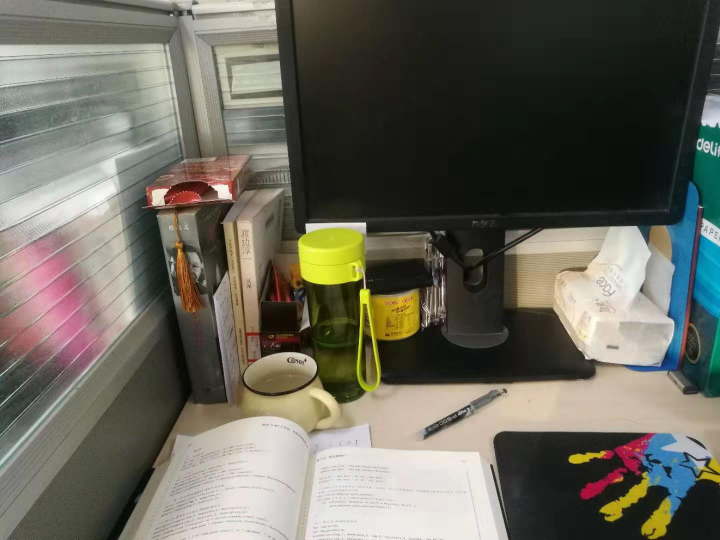
//> input picture SLAM_LEARNIG/ORB_Learning/11.jpg, 1440 x 1080 px (shown at 1/2 size)
$ ./triangulation 11.jpg 12.jpg   (built with g++ and OpenCV 4)
//> lines starting //> are read from the running program, lines starting //| are printed output that depends on the picture; after the words box and inside, x2 and y2 are one past the last pixel; in counts of white or black regions, pixels touching at a corner belong together
#include <iostream>
#include <opencv2/opencv.hpp>
#include <opencv2/imgcodecs.hpp>
// #include "extra.h" // used in opencv2
using namespace std;
using namespace cv;

void find_feature_matches(
  const Mat &img_1, const Mat &img_2,
  std::vector<KeyPoint> &keypoints_1,
  std::vector<KeyPoint> &keypoints_2,
  std::vector<DMatch> &matches);

void pose_estimation_2d2d(
  const std::vector<KeyPoint> &keypoints_1,
  const std::vector<KeyPoint> &keypoints_2,
  const std::vector<DMatch> &matches,
  Mat &R, Mat &t);

void triangulation(
  const vector<KeyPoint> &keypoint_1,
  const vector<KeyPoint> &keypoint_2,
  const std::vector<DMatch> &matches,
  const Mat &R, const Mat &t,
  vector<Point3d> &points
);

/// 作图用
inline cv::Scalar get_color(float depth) {
  float up_th = 50, low_th = 10, th_range = up_th - low_th;
  if (depth > up_th) depth = up_th;
  if (depth < low_th) depth = low_th;
  return cv::Scalar(255 * depth / th_range, 0, 255 * (1 - depth / th_range));
}

// 像素坐标转相机归一化坐标
Point2f pixel2cam(const Point2d &p, const Mat &K);

int main(int argc, char **argv) {
  if (argc != 3) {
    cout << "usage: triangulation img1 img2" << endl;
    return 1;
  }
  //-- 读取图像
  Mat img_1 = imread(argv[1], IMREAD_COLOR);
//> img_1 is the input picture: 1080 rows x 1440 cols, CV_8UC3; mean B, G, R 91.6, 102.9, 105
  Mat img_2 = imread(argv[2], IMREAD_COLOR);
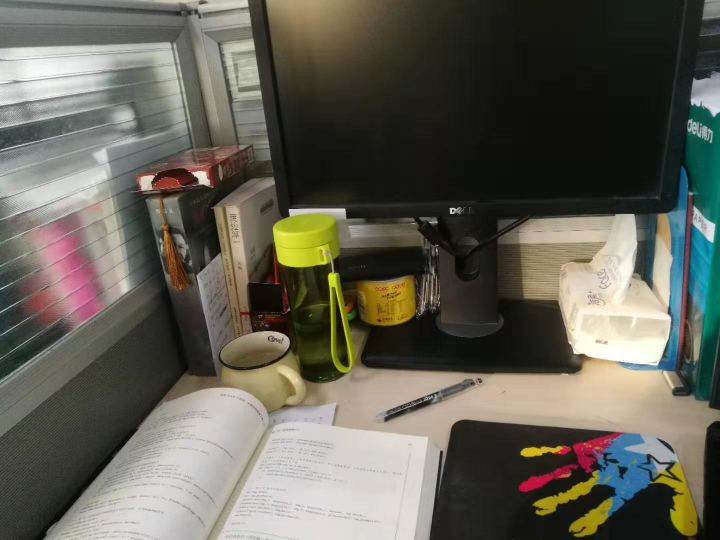
//> input picture SLAM_LEARNIG/ORB_Learning/12.jpg, 1440 x 1080 px (shown at 1/2 size)
//> img_2 is the input picture: 1080 rows x 1440 cols, CV_8UC3; mean B, G, R 85.3, 96.5, 98.3

  vector<KeyPoint> keypoints_1, keypoints_2;
  vector<DMatch> matches;
  find_feature_matches(img_1, img_2, keypoints_1, keypoints_2, matches);
  cout << "一共找到了" << matches.size() << "组匹配点" << endl;

  //-- 估计两张图像间运动
  Mat R, t;
  pose_estimation_2d2d(keypoints_1, keypoints_2, matches, R, t);

  //-- 三角化
  vector<Point3d> points;
  triangulation(keypoints_1, keypoints_2, matches, R, t, points);

  //-- 验证三角化点与特征点的重投影关系
  Mat K = (Mat_<double>(3, 3) << 520.9, 0, 325.1, 0, 521.0, 249.7, 0, 0, 1);
  Mat img1_plot = img_1.clone();
  Mat img2_plot = img_2.clone();
  for (int i = 0; i < matches.size(); i++) {
    // 第一个图
    float depth1 = points[i].z;
    cout << "depth: " << depth1 << endl;
    Point2d pt1_cam = pixel2cam(keypoints_1[matches[i].queryIdx].pt, K);
    cv::circle(img1_plot, keypoints_1[matches[i].queryIdx].pt, 2, get_color(depth1), 2);

    // 第二个图
    Mat pt2_trans = R * (Mat_<double>(3, 1) << points[i].x, points[i].y, points[i].z) + t;
    float depth2 = pt2_trans.at<double>(2, 0);
    cv::circle(img2_plot, keypoints_2[matches[i].trainIdx].pt, 2, get_color(depth2), 2);
  }
  cv::imshow("img 1", img1_plot);
  cv::imshow("img 2", img2_plot);
  cv::waitKey();

  return 0;
}

void find_feature_matches(const Mat &img_1, const Mat &img_2,
                          std::vector<KeyPoint> &keypoints_1,
                          std::vector<KeyPoint> &keypoints_2,
                          std::vector<DMatch> &matches) {
  //-- 初始化
  Mat descriptors_1, descriptors_2;
  // used in OpenCV3
  Ptr<FeatureDetector> detector = ORB::create();
  Ptr<DescriptorExtractor> descriptor = ORB::create();
  // use this if you are in OpenCV2
  // Ptr<FeatureDetector> detector = FeatureDetector::create ( "ORB" );
  // Ptr<DescriptorExtractor> descriptor = DescriptorExtractor::create ( "ORB" );
  Ptr<DescriptorMatcher> matcher = DescriptorMatcher::create("BruteForce-Hamming");
  //-- 第一步:检测 Oriented FAST 角点位置
  detector->detect(img_1, keypoints_1);
//> keypoints_1 = 500 keypoints; strongest (x, y, size): (730, 446, 37.2), (611, 448, 31), (332, 407, 31), (612, 448, 37.2)
  detector->detect(img_2, keypoints_2);
//> keypoints_2 = 500 keypoints; strongest (x, y, size): (901, 426, 31), (900, 423, 44.6), (905, 420, 31), (578, 419, 31)

  //-- 第二步:根据角点位置计算 BRIEF 描述子
  descriptor->compute(img_1, keypoints_1, descriptors_1);
  descriptor->compute(img_2, keypoints_2, descriptors_2);

  //-- 第三步:对两幅图像中的BRIEF描述子进行匹配，使用 Hamming 距离
  vector<DMatch> match;
  // BFMatcher matcher ( NORM_HAMMING );
  matcher->match(descriptors_1, descriptors_2, match);
//> match = 500 matches

  //-- 第四步:匹配点对筛选
  double min_dist = 10000, max_dist = 0;

  //找出所有匹配之间的最小距离和最大距离, 即是最相似的和最不相似的两组点之间的距离
  for (int i = 0; i < descriptors_1.rows; i++) {
    double dist = match[i].distance;
    if (dist < min_dist) min_dist = dist;
    if (dist > max_dist) max_dist = dist;
  }
//> this loop made 500 passes
//> (dist, min_dist, max_dist) on pass 1: (37, 37, 37)
//> (dist, max_dist) on passes 2, 3, 4, 23, 26, 27: (52, 52), (61, 61), (66, 66), (71, 71), (77, 77), (78, 78)
//> after the loop, min_dist = 10; max_dist = 85

  printf("-- Max dist : %f \n", max_dist);
//| -- Max dist : 85.000000
  printf("-- Min dist : %f \n", min_dist);
//| -- Min dist : 10.000000

  //当描述子之间的距离大于两倍的最小距离时,即认为匹配有误.但有时候最小距离会非常小,设置一个经验值30作为下限.
  for (int i = 0; i < descriptors_1.rows; i++) {
    if (match[i].distance <= max(2 * min_dist, 30.0)) {
      matches.push_back(match[i]);
    }
  }
//> in main, `find_feature_matches(img_1, img_2, keypoints_1, keypoints_2, matches);`: matches = 35 matches
//| 一共找到了35组匹配点
}

void pose_estimation_2d2d(
  const std::vector<KeyPoint> &keypoints_1,
  const std::vector<KeyPoint> &keypoints_2,
  const std::vector<DMatch> &matches,
  Mat &R, Mat &t) {
  // 相机内参,TUM Freiburg2
  Mat K = (Mat_<double>(3, 3) << 520.9, 0, 325.1, 0, 521.0, 249.7, 0, 0, 1);

  //-- 把匹配点转换为vector<Point2f>的形式
  vector<Point2f> points1;
  vector<Point2f> points2;

  for (int i = 0; i < (int) matches.size(); i++) {
    points1.push_back(keypoints_1[matches[i].queryIdx].pt);
    points2.push_back(keypoints_2[matches[i].trainIdx].pt);
  }
//> this loop made 35 passes

  //-- 计算本质矩阵
  Point2d principal_point(325.1, 249.7);        //相机主点, TUM dataset标定值
  int focal_length = 521;            //相机焦距, TUM dataset标定值
  Mat essential_matrix;
  essential_matrix = findEssentialMat(points1, points2, focal_length, principal_point);
//> essential_matrix = [[0.00802, -0.00741, -0.118], [0.046, -0.0518, -0.694], [0.11, 0.697, -0.0445]]

  //-- 从本质矩阵中恢复旋转和平移信息.
  recoverPose(essential_matrix, points1, points2, R, t, focal_length, principal_point);
//> R = [[0.998, 0.0162, 0.0669], [-0.0112, 0.997, -0.0752], [-0.0679, 0.0743, 0.995]]; t = [-0.986, 0.167, 0.00196]
}

void triangulation(
  const vector<KeyPoint> &keypoint_1,
  const vector<KeyPoint> &keypoint_2,
  const std::vector<DMatch> &matches,
  const Mat &R, const Mat &t,
  vector<Point3d> &points) {
  Mat T1 = (Mat_<float>(3, 4) <<
    1, 0, 0, 0,
    0, 1, 0, 0,
    0, 0, 1, 0);
  Mat T2 = (Mat_<float>(3, 4) <<
    R.at<double>(0, 0), R.at<double>(0, 1), R.at<double>(0, 2), t.at<double>(0, 0),
    R.at<double>(1, 0), R.at<double>(1, 1), R.at<double>(1, 2), t.at<double>(1, 0),
    R.at<double>(2, 0), R.at<double>(2, 1), R.at<double>(2, 2), t.at<double>(2, 0)
  );
//> T2 = [[0.998, 0.0162, 0.0669, -0.986], [-0.0112, 0.997, -0.0752, 0.167], [-0.0679, 0.0743, 0.995, 0.00196]]

  Mat K = (Mat_<double>(3, 3) << 520.9, 0, 325.1, 0, 521.0, 249.7, 0, 0, 1);
  vector<Point2f> pts_1, pts_2;
  for (DMatch m:matches) {
    // 将像素坐标转换至相机坐标
    pts_1.push_back(pixel2cam(keypoint_1[m.queryIdx].pt, K));
    pts_2.push_back(pixel2cam(keypoint_2[m.trainIdx].pt, K));
  }

  Mat pts_4d;
  cv::triangulatePoints(T1, T2, pts_1, pts_2, pts_4d);

  // 转换成非齐次坐标
  for (int i = 0; i < pts_4d.cols; i++) {
    Mat x = pts_4d.col(i);
    x /= x.at<float>(3, 0); // 归一化
    Point3d p(
      x.at<float>(0, 0),
      x.at<float>(1, 0),
      x.at<float>(2, 0)
    );
    points.push_back(p);
  }
//> this loop made 35 passes
//> x on passes 1 to 12: [3.3, 6.22, 6.87, 1], [3.43, 6.02, 6.61, 1], [4.51, 2.17, 5.81, 1], [4.63, 4.09, 2.72, 1], [1.58, 1.48, 6.43, 1], [4.53, 2.18, 5.84, 1], [3.32, 6.28, 6.93, 1], [5.3, 4.39, 3.39, 1], [6.54, 5.08, 4.99, 1], [5.51, 4.31, 3.36, 1], [5.52, 4.32, 3.37, 1], [0.143, 2.02, 8.04, 1]
//> in main, `triangulation(keypoints_1, keypoints_2, matches, R, t, points);`: points = 35 Point3s, first 12: [3.3, 6.22, 6.87], [3.43, 6.02, 6.61], [4.51, 2.17, 5.81], [4.63, 4.09, 2.72], [1.58, 1.48, 6.43], [4.53, 2.18, 5.84], [3.32, 6.28, 6.93], [5.3, 4.39, 3.39], [6.54, 5.08, 4.99], [5.51, 4.31, 3.36], [5.52, 4.32, 3.37], [0.143, 2.02, 8.04]
//> the loop in main, `for (int i = 0; i < matches.size(); i++)` made 35 passes
//> (depth1, pt1_cam, pt2_trans, depth2) on passes 1 to 12: (6.87, Point(0.48, 0.905), [2.87, 5.82, 7.08], 7.08), (6.61, Point(0.518, 0.91), [2.97, 5.63, 6.79], 6.79), (5.81, Point(0.777, 0.377), [3.94, 1.84, 5.64], 5.64), (2.72, Point(1.7, 1.5), [3.88, 3.99, 2.7], 2.7), (6.43, Point(0.246, 0.231), [1.04, 1.15, 6.4], 6.4), (5.84, Point(0.777, 0.378), [3.96, 1.85, 5.67], 5.67), (6.93, Point(0.479, 0.905), [2.9, 5.87, 7.14], 7.14), (3.39, Point(1.56, 1.29), [4.6, 4.23, 3.34], 3.34), (4.99, Point(1.31, 1.02), [5.95, 4.78, 4.9], 4.9), (3.36, Point(1.64, 1.28), [4.81, 4.15, 3.29], 3.29), (3.37, Point(1.64, 1.28), [4.81, 4.16, 3.3], 3.3), (8.04, Point(0.0172, 0.248), [-0.272, 1.57, 8.15], 8.15)
//| depth: 6.87311
//| depth: 6.61027
//| depth: 5.81216
//| depth: 2.72216
//| depth: 6.42959
//| depth: 5.844
//| depth: 6.93189
//| depth: 3.39193
//> (output is shown up to pass 8 of 35)
//> after the loop in main, `for (int i = 0; i < matches.size(); i++)`:
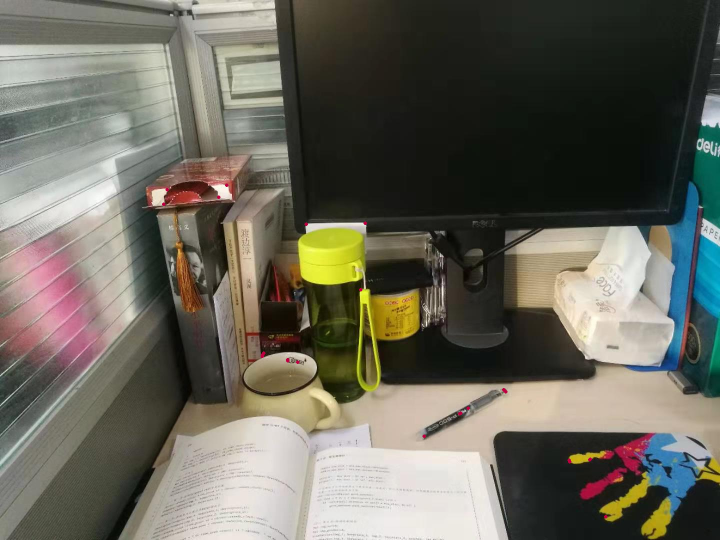
//> img1_plot: 1080 rows x 1440 cols, CV_8UC3 (shown at 1/2 size); 768 pixels changed, all inside (x1, y1, x2, y2) = (324, 367, 1215, 1037)
//> after the loop in main, `for (int i = 0; i < matches.size(); i++)`:
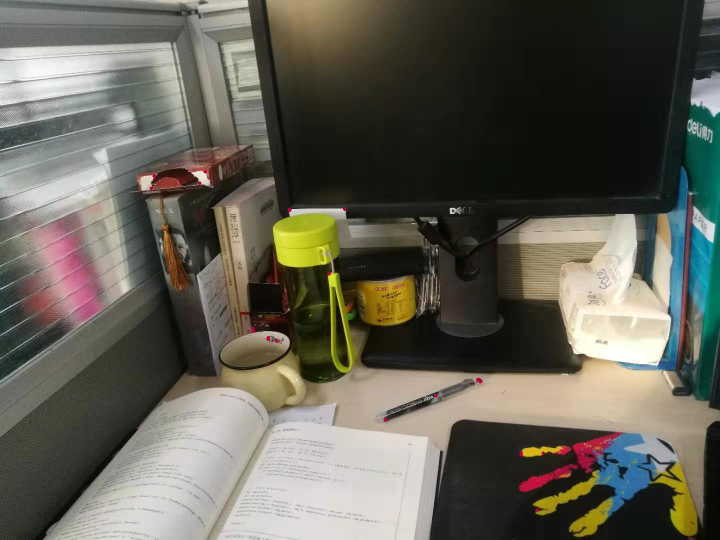
//> img2_plot: 1080 rows x 1440 cols, CV_8UC3 (shown at 1/2 size); 747 pixels changed, all inside (x1, y1, x2, y2) = (299, 340, 1090, 1024)
}

Point2f pixel2cam(const Point2d &p, const Mat &K) {
  return Point2f
    (
      (p.x - K.at<double>(0, 2)) / K.at<double>(0, 0),
      (p.y - K.at<double>(1, 2)) / K.at<double>(1, 1)
    );
}
